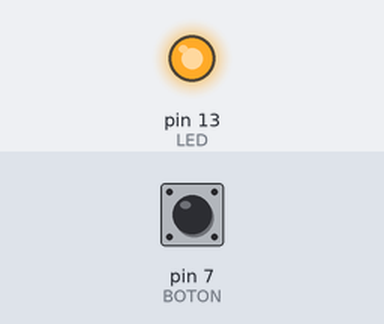
A sketch run on a simulated Arduino Uno, built with avr-gcc and run on an emulated ATmega328P. On the bench: output pins drawn as LEDs (lit = HIGH). Inputs (shaded band) come from the test bench; at power-on: pin 7 (BOTON) LOW.

Above: at 1.2 s.
1.3 s: pin 7 (BOTON) pulled HIGH for 0.15 s
Timing chart, 0 to 4.3 s (numbered marks = the images above; inputs shaded):
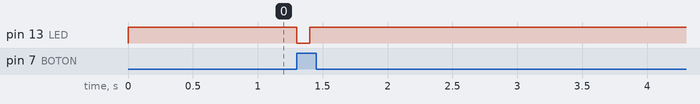

The sketch:

timbre.ino
```cpp
const int LED = 13;              // Pin del LED (timbre)
const int BOTON = 7;             // Pin del botón
const unsigned long TIEMPO_ESPERA = 10000;  // Tiempo de espera entre pulsaciones (10 segundos)
const unsigned long TIEMPO_ESPERA_30SEG = 25000;  // Tiempo de espera después de 3 pulsaciones (30 segundos)
const int MAX_PULSACIONES = 3;   // Número máximo de pulsaciones antes de esperar 30 segundos

unsigned long tiempoUltimaPulsacion = 0;  // Almacena el último tiempo de pulsación
unsigned long tiempoUltimaEspera = 0;     // Almacena el tiempo de la última espera de 30 segundos
unsigned long tiempoUltimaInactividad = 0; // Almacena el tiempo de inactividad (sin pulsación de botón)

int contadorPulsaciones = 0;  // Cuenta las pulsaciones del botón

void setup() {
  pinMode(LED, OUTPUT);
  pinMode(BOTON, INPUT);
}

void loop() {
  int estadoBoton = digitalRead(BOTON);
  digitalWrite(LED, HIGH);


  // Solo consideramos la pulsación si ha pasado un tiempo suficiente desde la última
  if (estadoBoton == HIGH && (millis() - tiempoUltimaPulsacion) > 50) {
    tiempoUltimaPulsacion = millis(); // Actualizamos el tiempo de la última pulsación

    // Reiniciar el contador de inactividad si se presiona el botón
    tiempoUltimaInactividad = millis();

    // Si el contador de pulsaciones es menor a 3, encendemos el LED
    if (contadorPulsaciones < MAX_PULSACIONES) {
      digitalWrite(LED, LOW);
      delay(100);  // Mantén el LED encendido por 100ms
      digitalWrite(LED, HIGH);
      contadorPulsaciones++; // Incrementamos el contador
    }

    // Si ya han sido 3 pulsaciones, esperamos 30 segundos antes de permitir más pulsaciones
    if (contadorPulsaciones == MAX_PULSACIONES) {
      tiempoUltimaEspera = millis(); // Actualizamos el tiempo de la última espera
      while (millis() - tiempoUltimaEspera < TIEMPO_ESPERA_30SEG) {
        // Espera 30 segundos, pero sigue revisando el botón (no bloquea el programa)
      }
      contadorPulsaciones = 0; // Reiniciamos el contador
    }

    // Después de cada pulsación, espera el tiempo mínimo antes de permitir otra
    delay(TIEMPO_ESPERA);  // Puedes ajustar este tiempo si lo deseas

  }

  // Verificar si han pasado 30 segundos sin pulsaciones
  if (millis() - tiempoUltimaInactividad > TIEMPO_ESPERA_30SEG) {
    contadorPulsaciones = 0; // Reiniciar el contador de pulsaciones después de 30 segundos de inactividad
  }

}
```

Measured:
- after the input at 1.3 s, pin 13 (LED): HIGH → LOW at once, → HIGH 0.10 s later
